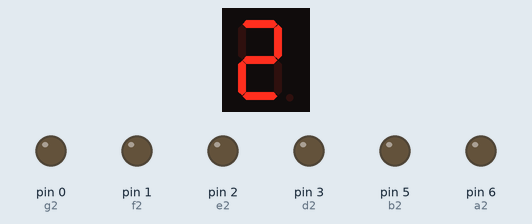
Simulated run of this sketch. Board: Arduino Uno, built with avr-gcc and run on an emulated ATmega328P. Parts: 1-digit seven-segment display, output pins drawn as LEDs (lit = HIGH). Wiring (inferred from the names in the program): 1-digit 7-segment display, segments lit when HIGH: segments pin 13, pin 12, pin 11, pin 10, pin 9, pin 8, pin 7. The segment pins are drawn as the display they are named for; pins used as bus, display or sensor lines are not drawn.

Above: at 0.1 s.
At 12.1 s:
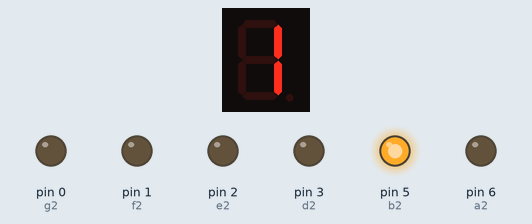
At 15.1 s:
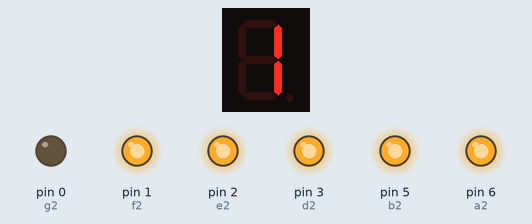
At 26.1 s:
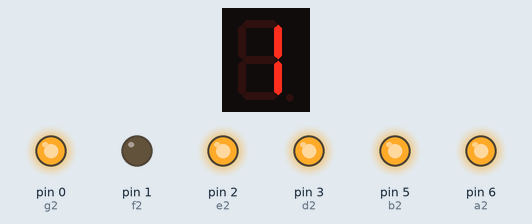
At 31.1 s:
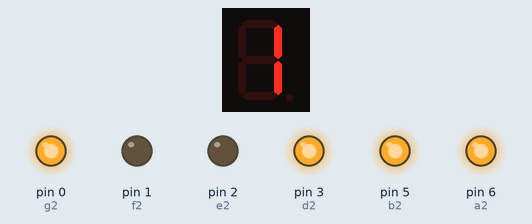
At 38.1 s:
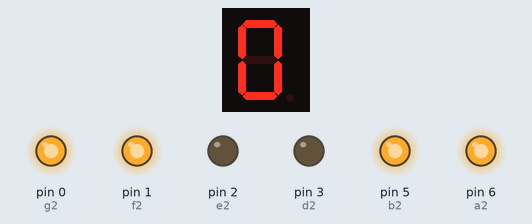
Timing chart, 0 to 39.6 s (numbered marks = the images above):
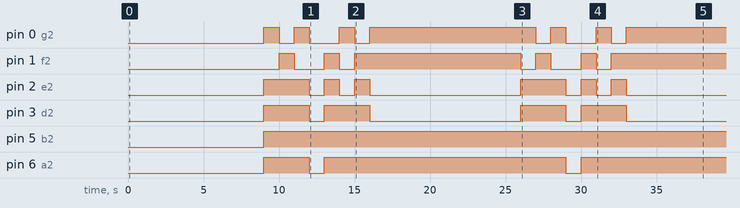

The sketch:

Contadores.ino
```cpp
int a1 = 13;
int b1 = 12;
int c1 = 11;
int d1 = 10;
int e1 = 9;
int f1 = 8;
int g1 = 7;
int a2 = 6;
int b2 = 5;
int c2 = 4;
int d2 = 3;
int e2 = 2;
int f2 = 1;
int g2 = 0;

void setup() {
  pinMode(a1, OUTPUT);
  pinMode(b1, OUTPUT);
  pinMode(c1, OUTPUT);
  pinMode(d1, OUTPUT);
  pinMode(e1, OUTPUT);
  pinMode(f1, OUTPUT);
  pinMode(g1, OUTPUT);
  pinMode(a2, OUTPUT);
  pinMode(b2, OUTPUT);
  pinMode(c2, OUTPUT);
  pinMode(d2, OUTPUT);
  pinMode(e2, OUTPUT);
  pinMode(f2, OUTPUT);
  pinMode(g2, OUTPUT);
}

void loop() {
  //Probamos el primer display, que muestra mi carnet = 201700761
  //DOS
  digitalWrite(a1, HIGH);
  digitalWrite(b1, HIGH);
  digitalWrite(c1, LOW);
  digitalWrite(d1, HIGH);
  digitalWrite(e1, HIGH);
  digitalWrite(f1, LOW);
  digitalWrite(g1, HIGH);
  delay(1000);

  //CERO
  digitalWrite(a1, HIGH);
  digitalWrite(b1, HIGH);
  digitalWrite(c1, HIGH);
  digitalWrite(d1, HIGH);
  digitalWrite(e1, HIGH);
  digitalWrite(f1, HIGH);
  digitalWrite(g1, LOW);
  delay(1000);

  //UNO
  digitalWrite(a1, LOW);
  digitalWrite(b1, HIGH);
  digitalWrite(c1, HIGH);
  digitalWrite(d1, LOW);
  digitalWrite(e1, LOW);
  digitalWrite(f1, LOW);
  digitalWrite(g1, LOW);
  delay(1000);

  //SIETE
  digitalWrite(a1, HIGH);
  digitalWrite(b1, HIGH);
  digitalWrite(c1, HIGH);
  digitalWrite(d1, LOW);
  digitalWrite(e1, LOW);
  digitalWrite(f1, LOW);
  digitalWrite(g1, LOW);
  delay(1000);

  //CERO
  digitalWrite(a1, HIGH);
  digitalWrite(b1, HIGH);
  digitalWrite(c1, HIGH);
  digitalWrite(d1, HIGH);
  digitalWrite(e1, HIGH);
  digitalWrite(f1, HIGH);
  digitalWrite(g1, LOW);
  delay(1000);

  //CERO
  digitalWrite(a1, HIGH);
  digitalWrite(b1, HIGH);
  digitalWrite(c1, HIGH);
  digitalWrite(d1, HIGH);
  digitalWrite(e1, HIGH);
  digitalWrite(f1, HIGH);
  digitalWrite(g1, LOW);
  delay(1000);

  //SIETE
  digitalWrite(a1, HIGH);
  digitalWrite(b1, HIGH);
  digitalWrite(c1, HIGH);
  digitalWrite(d1, LOW);
  digitalWrite(e1, LOW);
  digitalWrite(f1, LOW);
  digitalWrite(g1, LOW);
  delay(1000);

  //SEIS
  digitalWrite(a1, HIGH);
  digitalWrite(b1, LOW);
  digitalWrite(c1, HIGH);
  digitalWrite(d1, HIGH);
  digitalWrite(e1, HIGH);
  digitalWrite(f1, HIGH);
  digitalWrite(g1, HIGH);
  delay(1000);

  //UNO
  digitalWrite(a1, LOW);
  digitalWrite(b1, HIGH);
  digitalWrite(c1, HIGH);
  digitalWrite(d1, LOW);
  digitalWrite(e1, LOW);
  digitalWrite(f1, LOW);
  digitalWrite(g1, LOW);
  delay(1000);

  //Ahora vamos con el segundo display, debe de mostrar = 20210309
  //DOS
  digitalWrite(a2, HIGH);
  digitalWrite(b2, HIGH);
  digitalWrite(c2, LOW);
  digitalWrite(d2, HIGH);
  digitalWrite(e2, HIGH);
  digitalWrite(f2, LOW);
  digitalWrite(g2, HIGH);
  delay(1000);

  //CERO
  digitalWrite(a2, HIGH);
  digitalWrite(b2, HIGH);
  digitalWrite(c2, HIGH);
  digitalWrite(d2, HIGH);
  digitalWrite(e2, HIGH);
  digitalWrite(f2, HIGH);
  digitalWrite(g2, LOW);
  delay(1000);

  //DOS
  digitalWrite(a2, HIGH);
  digitalWrite(b2, HIGH);
  digitalWrite(c2, LOW);
  digitalWrite(d2, HIGH);
  digitalWrite(e2, HIGH);
  digitalWrite(f2, LOW);
  digitalWrite(g2, HIGH);
  delay(1000);

  //UNO
  digitalWrite(a2, LOW);
  digitalWrite(b2, HIGH);
  digitalWrite(c2, HIGH);
  digitalWrite(d2, LOW);
  digitalWrite(e2, LOW);
  digitalWrite(f2, LOW);
  digitalWrite(g2, LOW);
  delay(1000);

  //CERO
  digitalWrite(a2, HIGH);
  digitalWrite(b2, HIGH);
  digitalWrite(c2, HIGH);
  digitalWrite(d2, HIGH);
  digitalWrite(e2, HIGH);
  digitalWrite(f2, HIGH);
  digitalWrite(g2, LOW);
  delay(1000);

  //TRES
  digitalWrite(a2, HIGH);
  digitalWrite(b2, HIGH);
  digitalWrite(c2, HIGH);
  digitalWrite(d2, HIGH);
  digitalWrite(e2, LOW);
  digitalWrite(f2, LOW);
  digitalWrite(g2, HIGH);
  delay(1000);

  //CERO
  digitalWrite(a2, HIGH);
  digitalWrite(b2, HIGH);
  digitalWrite(c2, HIGH);
  digitalWrite(d2, HIGH);
  digitalWrite(e2, HIGH);
  digitalWrite(f2, HIGH);
  digitalWrite(g2, LOW);
  delay(1000);

  //NUEVE
  digitalWrite(a2, HIGH);
  digitalWrite(b2, HIGH);
  digitalWrite(c2, HIGH);
  digitalWrite(d2, LOW);
  digitalWrite(e2, LOW);
  digitalWrite(f2, HIGH);
  digitalWrite(g2, HIGH);
  delay(1000);
}
```

Measured:
- by itself, pin 0 (g2): LOW → HIGH at 9.0 s, → LOW 1.0 s later, → HIGH 1.0 s later, → LOW 1.0 s later, … (13 changes in this stretch)
- by itself, pin 1 (f2): LOW → HIGH at 10.0 s, → LOW 1.0 s later, → HIGH 2.0 s later, → LOW 1.0 s later, … (11 changes in this stretch)
- by itself, pin 2 (e2): LOW → HIGH at 9.0 s, → LOW 3.0 s later, → HIGH 1.0 s later, → LOW 1.0 s later, … (12 changes in this stretch)
- by itself, pin 3 (d2): LOW → HIGH at 9.0 s, → LOW 3.0 s later, → HIGH 1.0 s later, → LOW 3.0 s later, … (8 changes in this stretch)
- by itself, pin 5 (b2): LOW → HIGH at 9.0 s
- by itself, pin 6 (a2): goes HIGH 3.0 s, LOW 1.0 s, HIGH 16.0 s, LOW 1.0 s, then HIGH
